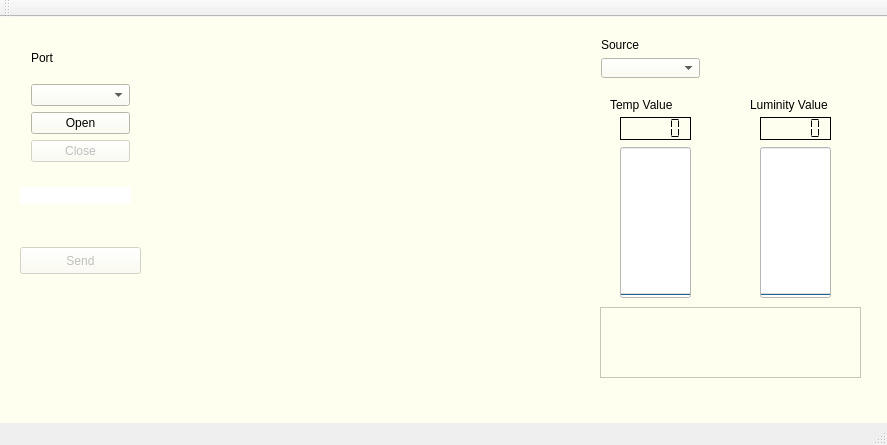
<?xml version="1.0" encoding="UTF-8"?>
<ui version="4.0">
 <class>MainWindow</class>
 <widget class="QMainWindow" name="MainWindow">
  <property name="geometry">
   <rect>
    <x>0</x>
    <y>0</y>
    <width>887</width>
    <height>445</height>
   </rect>
  </property>
  <property name="windowTitle">
   <string>MainWindow</string>
  </property>
  <widget class="QWidget" name="centralWidget">
   <property name="styleSheet">
    <string notr="true">background-color: #FFFFF0</string>
   </property>
   <widget class="QTextEdit" name="textEdit_Status">
    <property name="enabled">
     <bool>true</bool>
    </property>
    <property name="geometry">
     <rect>
      <x>600</x>
      <y>290</y>
      <width>261</width>
      <height>71</height>
     </rect>
    </property>
   </widget>
   <widget class="QPushButton" name="pushButton_send">
    <property name="enabled">
     <bool>false</bool>
    </property>
    <property name="geometry">
     <rect>
      <x>20</x>
      <y>230</y>
      <width>121</width>
      <height>27</height>
     </rect>
    </property>
    <property name="text">
     <string>Send</string>
    </property>
   </widget>
   <widget class="QLabel" name="label_2">
    <property name="geometry">
     <rect>
      <x>20</x>
      <y>170</y>
      <width>111</width>
      <height>17</height>
     </rect>
    </property>
    <property name="styleSheet">
     <string notr="true">background-color: #FFFFFF</string>
    </property>
   </widget>
   <widget class="QWidget" name="layoutWidget">
    <property name="geometry">
     <rect>
      <x>20</x>
      <y>10</y>
      <width>121</width>
      <height>146</height>
     </rect>
    </property>
    <layout class="QVBoxLayout" name="verticalLayout">
     <item>
      <widget class="QLabel" name="label">
       <property name="text">
        <string>Port</string>
       </property>
      </widget>
     </item>
     <item>
      <widget class="QComboBox" name="comboBox_Interface"/>
     </item>
     <item>
      <widget class="QPushButton" name="pushButton_open">
       <property name="text">
        <string>Open</string>
       </property>
      </widget>
     </item>
     <item>
      <widget class="QPushButton" name="pushButton_close">
       <property name="enabled">
        <bool>false</bool>
       </property>
       <property name="text">
        <string>Close</string>
       </property>
      </widget>
     </item>
    </layout>
   </widget>
   <widget class="QProgressBar" name="progressBar_lux">
    <property name="geometry">
     <rect>
      <x>760</x>
      <y>130</y>
      <width>71</width>
      <height>151</height>
     </rect>
    </property>
    <property name="styleSheet">
     <string notr="true">background-color: #FFFFFF</string>
    </property>
    <property name="maximum">
     <number>40</number>
    </property>
    <property name="value">
     <number>0</number>
    </property>
    <property name="textVisible">
     <bool>false</bool>
    </property>
    <property name="orientation">
     <enum>Qt::Vertical</enum>
    </property>
    <property name="invertedAppearance">
     <bool>false</bool>
    </property>
   </widget>
   <widget class="QLCDNumber" name="lcdNumber_temp">
    <property name="geometry">
     <rect>
      <x>620</x>
      <y>100</y>
      <width>71</width>
      <height>23</height>
     </rect>
    </property>
    <property name="frameShape">
     <enum>QFrame::Box</enum>
    </property>
    <property name="frameShadow">
     <enum>QFrame::Plain</enum>
    </property>
    <property name="segmentStyle">
     <enum>QLCDNumber::Flat</enum>
    </property>
   </widget>
   <widget class="QLabel" name="label_lux">
    <property name="geometry">
     <rect>
      <x>750</x>
      <y>80</y>
      <width>111</width>
      <height>16</height>
     </rect>
    </property>
    <property name="text">
     <string>Luminity Value</string>
    </property>
   </widget>
   <widget class="QProgressBar" name="progressBar_temp">
    <property name="geometry">
     <rect>
      <x>620</x>
      <y>130</y>
      <width>71</width>
      <height>151</height>
     </rect>
    </property>
    <property name="styleSheet">
     <string notr="true">background-color: #FFFFFF</string>
    </property>
    <property name="maximum">
     <number>40</number>
    </property>
    <property name="value">
     <number>0</number>
    </property>
    <property name="textVisible">
     <bool>false</bool>
    </property>
    <property name="orientation">
     <enum>Qt::Vertical</enum>
    </property>
    <property name="invertedAppearance">
     <bool>false</bool>
    </property>
   </widget>
   <widget class="QLabel" name="label_temp">
    <property name="geometry">
     <rect>
      <x>610</x>
      <y>80</y>
      <width>91</width>
      <height>16</height>
     </rect>
    </property>
    <property name="text">
     <string>Temp Value</string>
    </property>
   </widget>
   <widget class="QLCDNumber" name="lcdNumber_lux">
    <property name="geometry">
     <rect>
      <x>760</x>
      <y>100</y>
      <width>71</width>
      <height>23</height>
     </rect>
    </property>
    <property name="frameShape">
     <enum>QFrame::Box</enum>
    </property>
    <property name="frameShadow">
     <enum>QFrame::Plain</enum>
    </property>
    <property name="segmentStyle">
     <enum>QLCDNumber::Flat</enum>
    </property>
   </widget>
   <widget class="QWidget" name="layoutWidget_2">
    <property name="geometry">
     <rect>
      <x>590</x>
      <y>10</y>
      <width>121</width>
      <height>62</height>
     </rect>
    </property>
    <layout class="QVBoxLayout" name="verticalLayout_2">
     <item>
      <widget class="QLabel" name="label_source">
       <property name="text">
        <string>Source</string>
       </property>
      </widget>
     </item>
     <item>
      <widget class="QComboBox" name="comboBox_Interface_source"/>
     </item>
    </layout>
   </widget>
   <widget class="GraphWidget" name="topologyMap" native="true">
    <property name="geometry">
     <rect>
      <x>150</x>
      <y>10</y>
      <width>431</width>
      <height>341</height>
     </rect>
    </property>
   </widget>
  </widget>
  <widget class="QMenuBar" name="menuBar">
   <property name="geometry">
    <rect>
     <x>0</x>
     <y>0</y>
     <width>869</width>
     <height>32</height>
    </rect>
   </property>
  </widget>
  <widget class="QToolBar" name="mainToolBar">
   <attribute name="toolBarArea">
    <enum>TopToolBarArea</enum>
   </attribute>
   <attribute name="toolBarBreak">
    <bool>false</bool>
   </attribute>
  </widget>
  <widget class="QStatusBar" name="statusBar"/>
 </widget>
 <layoutdefault spacing="6" margin="11"/>
 <customwidgets>
  <customwidget>
   <class>GraphWidget</class>
   <extends>QWidget</extends>
   <header>graphwidget.h</header>
   <container>1</container>
  </customwidget>
 </customwidgets>
 <resources/>
 <connections/>
</ui>
